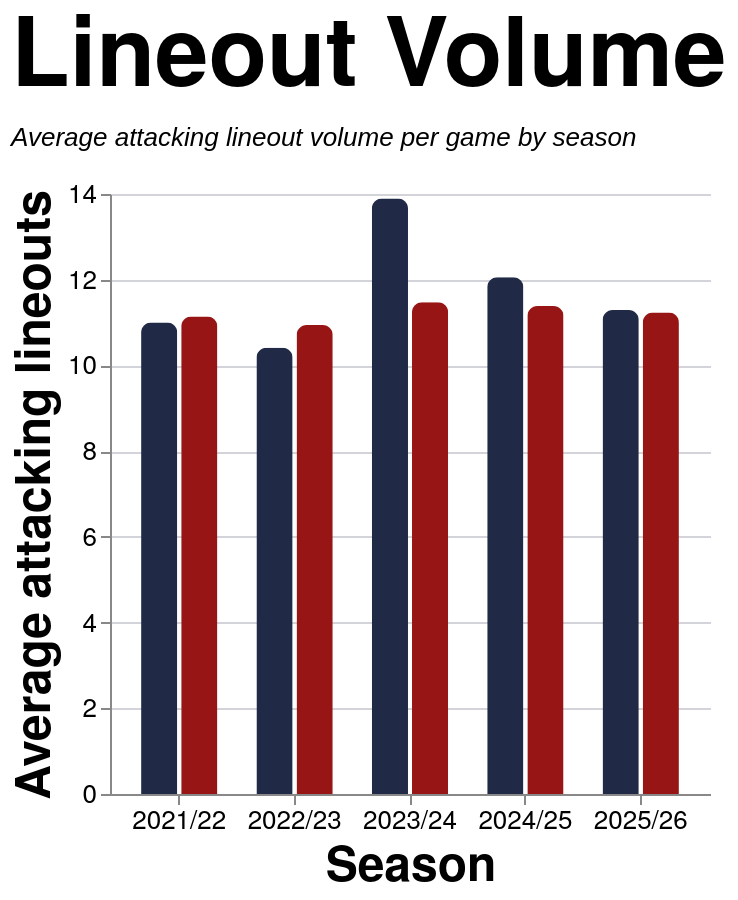

This figure's Vega-Lite source:
### Vega-Lite specification from a JSON file in a GitHub repository (floating-point values rounded to 4 significant figures)
{"config": {"axis": {"labelFont": "PT Sans Narrow, Helvetica Neue, Helvetica, Arial, sans-serif", "titleFont": "PT Sans Narrow, Helvetica Neue, Helvetica, Arial, sans-serif", "labelFontSize": 13, "titleFontSize": 24, "gridColor": "#202947", "gridOpacity": 0.2, "zindex": 1}, "text": {"font": "Lato, sans-serif"}, "bar": {"cornerRadiusEnd": 5}, "header": {"labelFont": "PT Sans Narrow, Helvetica Neue, Helvetica, Arial, sans-serif", "titleFont": "PT Sans Narrow, Helvetica Neue, Helvetica, Arial, sans-serif", "labelFontSize": 24, "titleFontSize": 28, "labelFontWeight": "bold", "orient": "left"}, "legend": {"labelFont": "PT Sans Narrow, Helvetica Neue, Helvetica, Arial, sans-serif", "titleFont": "PT Sans Narrow, Helvetica Neue, Helvetica, Arial, sans-serif", "labelFontSize": 14, "titleFontSize": 16, "titlePadding": 5, "fillColor": "white", "strokeColor": "black", "padding": 10, "titleFontWeight": "lighter", "titleFontStyle": "italic", "titleColor": "gray", "offset": 10}, "title": {"font": "PT Sans Narrow, Helvetica Neue, Helvetica, Arial, sans-serif", "fontSize": 48, "fontWeight": "bold", "anchor": "start", "align": "center", "titlePadding": 20, "subtitlePadding": 10, "subtitleFontSize": 13, "subtitleColor": "", "subtitleFontStyle": "italic", "offset": 15, "color": "black"}, "axisX": {"labelAngle": 0}, "facet": {"title": null, "header": null, "align": {"row": "each", "column": "each"}, "spacing": 10}, "resolve": {"scale": {"y": "independent", "facet": "independent"}}, "background": "transparent", "scale": {"offsetBandPaddingOuter": 0.2, "offsetBandPaddingInner": 0.1}, "view": {"stroke": null, "background": "transparent"}}, "data": {"name": "data-a549a8f3e01ff25cb264350568928d5f"}, "mark": {"type": "bar"}, "encoding": {"color": {"field": "team", "legend": null, "scale": {"domain": ["EGRFC", "Opposition"], "range": ["#202946", "#981515"]}, "title": "Team", "type": "nominal"}, "tooltip": [{"field": "set_piece", "title": "Set Piece", "type": "nominal"}, {"field": "season", "title": "Season", "type": "nominal"}, {"field": "team", "title": "Team", "type": "nominal"}, {"field": "avg_attempts", "format": ".2f", "title": "Avg Attempts", "type": "quantitative"}], "x": {"axis": {"labelAngle": 0}, "field": "season", "sort": ["2021/22", "2022/23", "2023/24", "2024/25", "2025/26", "2026/27"], "title": "Season", "type": "nominal"}, "xOffset": {"field": "team", "sort": ["EGRFC", "Opposition"], "type": "nominal"}, "y": {"axis": {"format": ".0f"}, "field": "avg_attempts", "title": "Average attacking lineouts", "type": "quantitative"}}, "height": 300, "params": [{"name": "spSquadParam", "value": "1st"}, {"name": "spSeasonParam", "value": "All"}, {"name": "spGameTypeParam", "value": "League + Cup"}], "title": {"text": "Lineout Volume", "subtitle": ["Average attacking lineout volume per game by season"]}, "transform": [{"filter": "datum.squad == spSquadParam && (spSeasonParam == 'All' || datum.season == spSeasonParam) && datum.game_type_mode == spGameTypeParam"}], "width": 300, "$schema": "https://vega.github.io/schema/vega-lite/v5.20.1.json", "datasets": {"data-a549a8f3e01ff25cb264350568928d5f": [{"squad": "1st", "season": "2021/22", "team": "EGRFC", "set_piece": "Lineout", "avg_attempts": 11.62, "game_type_mode": "All"}, {"squad": "1st", "season": "2021/22", "team": "Opposition", "set_piece": "Lineout", "avg_attempts": 11.38, "game_type_mode": "All"}, {"squad": "1st", "season": "2022/23", "team": "EGRFC", "set_piece": "Lineout", "avg_attempts": 10.41, "game_type_mode": "All"}, {"squad": "1st", "season": "2022/23", "team": "Opposition", "set_piece": "Lineout", "avg_attempts": 10.94, "game_type_mode": "All"}, {"squad": "1st", "season": "2023/24", "team": "EGRFC", "set_piece": "Lineout", "avg_attempts": 13.86, "game_type_mode": "All"}, {"squad": "1st", "season": "2023/24", "team": "Opposition", "set_piece": "Lineout", "avg_attempts": 11.38, "game_type_mode": "All"}, {"squad": "1st", "season": "2024/25", "team": "EGRFC", "set_piece": "Lineout", "avg_attempts": 12.06, "game_type_mode": "All"}, {"squad": "1st", "season": "2024/25", "team": "Opposition", "set_piece": "Lineout", "avg_attempts": 11.39, "game_type_mode": "All"}, {"squad": "1st", "season": "2025/26", "team": "EGRFC", "set_piece": "Lineout", "avg_attempts": 11.17, "game_type_mode": "All"}, {"squad": "1st", "season": "2025/26", "team": "Opposition", "set_piece": "Lineout", "avg_attempts": 11.39, "game_type_mode": "All"}, {"squad": "1st", "season": "2026/27", "team": "EGRFC", "set_piece": "Lineout", "avg_attempts": 11.0, "game_type_mode": "All"}, {"squad": "1st", "season": "2026/27", "team": "Opposition", "set_piece": "Lineout", "avg_attempts": 13.0, "game_type_mode": "All"}, {"squad": "2nd", "season": "2021/22", "team": "EGRFC", "set_piece": "Lineout", "avg_attempts": 12.0, "game_type_mode": "All"}, {"squad": "2nd", "season": "2021/22", "team": "Opposition", "set_piece": "Lineout", "avg_attempts": 10.62, "game_type_mode": "All"}, {"squad": "2nd", "season": "2022/23", "team": "EGRFC", "set_piece": "Lineout", "avg_attempts": 14.0, "game_type_mode": "All"}, {"squad": "2nd", "season": "2022/23", "team": "Opposition", "set_piece": "Lineout", "avg_attempts": 6.0, "game_type_mode": "All"}, {"squad": "2nd", "season": "2023/24", "team": "EGRFC", "set_piece": "Lineout", "avg_attempts": 10.86, "game_type_mode": "All"}, {"squad": "2nd", "season": "2023/24", "team": "Opposition", "set_piece": "Lineout", "avg_attempts": 9.0, "game_type_mode": "All"}, {"squad": "2nd", "season": "2024/25", "team": "EGRFC", "set_piece": "Lineout", "avg_attempts": 10.45, "game_type_mode": "All"}, {"squad": "2nd", "season": "2024/25", "team": "Opposition", "set_piece": "Lineout", "avg_attempts": 9.909, "game_type_mode": "All"}, {"squad": "2nd", "season": "2025/26", "team": "EGRFC", "set_piece": "Lineout", "avg_attempts": 8.333, "game_type_mode": "All"}, {"squad": "2nd", "season": "2025/26", "team": "Opposition", "set_piece": "Lineout", "avg_attempts": 9.5, "game_type_mode": "All"}, {"squad": "1st", "season": "2021/22", "team": "EGRFC", "set_piece": "Lineout", "avg_attempts": 11.0, "game_type_mode": "League + Cup"}, {"squad": "1st", "season": "2021/22", "team": "Opposition", "set_piece": "Lineout", "avg_attempts": 11.14, "game_type_mode": "League + Cup"}, {"squad": "1st", "season": "2022/23", "team": "EGRFC", "set_piece": "Lineout", "avg_attempts": 10.41, "game_type_mode": "League + Cup"}, {"squad": "1st", "season": "2022/23", "team": "Opposition", "set_piece": "Lineout", "avg_attempts": 10.94, "game_type_mode": "League + Cup"}, {"squad": "1st", "season": "2023/24", "team": "EGRFC", "set_piece": "Lineout", "avg_attempts": 13.89, "game_type_mode": "League + Cup"}, {"squad": "1st", "season": "2023/24", "team": "Opposition", "set_piece": "Lineout", "avg_attempts": 11.47, "game_type_mode": "League + Cup"}, {"squad": "1st", "season": "2024/25", "team": "EGRFC", "set_piece": "Lineout", "avg_attempts": 12.06, "game_type_mode": "League + Cup"}, {"squad": "1st", "season": "2024/25", "team": "Opposition", "set_piece": "Lineout", "avg_attempts": 11.39, "game_type_mode": "League + Cup"}, {"squad": "1st", "season": "2025/26", "team": "EGRFC", "set_piece": "Lineout", "avg_attempts": 11.29, "game_type_mode": "League + Cup"}, {"squad": "1st", "season": "2025/26", "team": "Opposition", "set_piece": "Lineout", "avg_attempts": 11.24, "game_type_mode": "League + Cup"}, {"squad": "2nd", "season": "2021/22", "team": "EGRFC", "set_piece": "Lineout", "avg_attempts": 12.0, "game_type_mode": "League + Cup"}, {"squad": "2nd", "season": "2021/22", "team": "Opposition", "set_piece": "Lineout", "avg_attempts": 12.0, "game_type_mode": "League + Cup"}, {"squad": "2nd", "season": "2022/23", "team": "EGRFC", "set_piece": "Lineout", "avg_attempts": 14.0, "game_type_mode": "League + Cup"}, {"squad": "2nd", "season": "2022/23", "team": "Opposition", "set_piece": "Lineout", "avg_attempts": 6.0, "game_type_mode": "League + Cup"}, {"squad": "2nd", "season": "2023/24", "team": "EGRFC", "set_piece": "Lineout", "avg_attempts": 10.2, "game_type_mode": "League + Cup"}, {"squad": "2nd", "season": "2023/24", "team": "Opposition", "set_piece": "Lineout", "avg_attempts": 9.2, "game_type_mode": "League + Cup"}, {"squad": "2nd", "season": "2024/25", "team": "EGRFC", "set_piece": "Lineout", "avg_attempts": 12.5, "game_type_mode": "League + Cup"}, {"squad": "2nd", "season": "2024/25", "team": "Opposition", "set_piece": "Lineout", "avg_attempts": 11.0, "game_type_mode": "League + Cup"}, {"squad": "2nd", "season": "2025/26", "team": "EGRFC", "set_piece": "Lineout", "avg_attempts": 8.333, "game_type_mode": "League + Cup"}, {"squad": "2nd", "season": "2025/26", "team": "Opposition", "set_piece": "Lineout", "avg_attempts": 9.5, "game_type_mode": "League + Cup"}, {"squad": "1st", "season": "2021/22", "team": "EGRFC", "set_piece": "Lineout", "avg_attempts": 12.0, "game_type_mode": "League only"}, {"squad": "1st", "season": "2021/22", "team": "Opposition", "set_piece": "Lineout", "avg_attempts": 11.4, "game_type_mode": "League only"}, {"squad": "1st", "season": "2022/23", "team": "EGRFC", "set_piece": "Lineout", "avg_attempts": 10.53, "game_type_mode": "League only"}, {"squad": "1st", "season": "2022/23", "team": "Opposition", "set_piece": "Lineout", "avg_attempts": 10.67, "game_type_mode": "League only"}, {"squad": "1st", "season": "2023/24", "team": "EGRFC", "set_piece": "Lineout", "avg_attempts": 14.29, "game_type_mode": "League only"}, {"squad": "1st", "season": "2023/24", "team": "Opposition", "set_piece": "Lineout", "avg_attempts": 11.47, "game_type_mode": "League only"}, {"squad": "1st", "season": "2024/25", "team": "EGRFC", "set_piece": "Lineout", "avg_attempts": 12.12, "game_type_mode": "League only"}, {"squad": "1st", "season": "2024/25", "team": "Opposition", "set_piece": "Lineout", "avg_attempts": 11.53, "game_type_mode": "League only"}, {"squad": "1st", "season": "2025/26", "team": "EGRFC", "set_piece": "Lineout", "avg_attempts": 10.93, "game_type_mode": "League only"}, {"squad": "1st", "season": "2025/26", "team": "Opposition", "set_piece": "Lineout", "avg_attempts": 11.13, "game_type_mode": "League only"}, {"squad": "2nd", "season": "2021/22", "team": "EGRFC", "set_piece": "Lineout", "avg_attempts": 12.0, "game_type_mode": "League only"}, {"squad": "2nd", "season": "2021/22", "team": "Opposition", "set_piece": "Lineout", "avg_attempts": 12.0, "game_type_mode": "League only"}, {"squad": "2nd", "season": "2022/23", "team": "EGRFC", "set_piece": "Lineout", "avg_attempts": 14.0, "game_type_mode": "League only"}, {"squad": "2nd", "season": "2022/23", "team": "Opposition", "set_piece": "Lineout", "avg_attempts": 6.0, "game_type_mode": "League only"}, {"squad": "2nd", "season": "2023/24", "team": "EGRFC", "set_piece": "Lineout", "avg_attempts": 10.2, "game_type_mode": "League only"}, {"squad": "2nd", "season": "2023/24", "team": "Opposition", "set_piece": "Lineout", "avg_attempts": 9.2, "game_type_mode": "League only"}, {"squad": "2nd", "season": "2024/25", "team": "EGRFC", "set_piece": "Lineout", "avg_attempts": 12.5, "game_type_mode": "League only"}, {"squad": "2nd", "season": "2024/25", "team": "Opposition", "set_piece": "Lineout", "avg_attempts": 11.0, "game_type_mode": "League only"}, {"squad": "2nd", "season": "2025/26", "team": "EGRFC", "set_piece": "Lineout", "avg_attempts": 8.333, "game_type_mode": "League only"}, {"squad": "2nd", "season": "2025/26", "team": "Opposition", "set_piece": "Lineout", "avg_attempts": 9.5, "game_type_mode": "League only"}]}}
